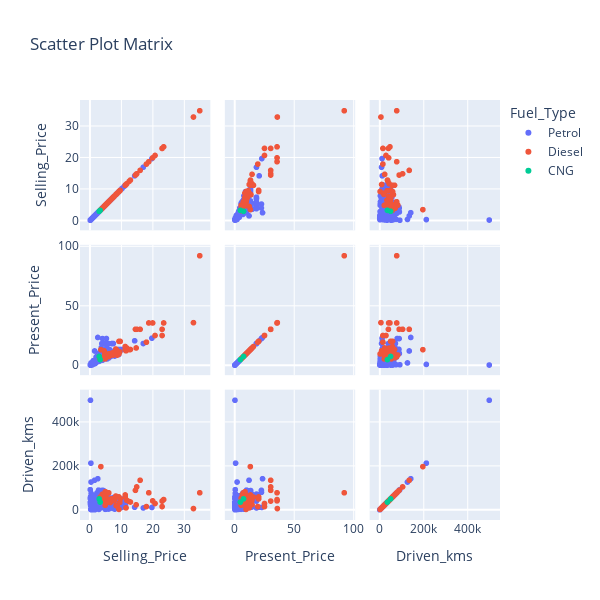

Write notebook code for a chart like this one.
### Code cell
scatter_matrix = px.scatter_matrix(df, dimensions=['Selling_Price', 'Present_Price', 'Driven_kms'],
                                  color='Fuel_Type', title='Scatter Plot Matrix')
scatter_matrix.update_layout(height=600, width=600)
scatter_matrix.show()

### Figure 1 — Plotly figure (JSON) as saved in the notebook; plotly's stock layout.template omitted (floating-point values rounded to 4 significant figures; data arrays with more than 128 entries replaced by an {"elided": "..."} marker saying what was removed)
{"data": [{"dimensions": [{"axis": {"matches": true}, "label": "Selling_Price", "values": {"elided": "239 float values"}}, {"axis": {"matches": true}, "label": "Present_Price", "values": {"elided": "239 float values"}}, {"axis": {"matches": true}, "label": "Driven_kms", "values": {"elided": "239 int values"}}], "hovertemplate": "Fuel_Type=Petrol<br>%{xaxis.title.text}=%{x}<br>%{yaxis.title.text}=%{y}<extra></extra>", "legendgroup": "Petrol", "marker": {"color": "#636efa", "symbol": "circle"}, "name": "Petrol", "showlegend": true, "type": "splom"}, {"dimensions": [{"axis": {"matches": true}, "label": "Selling_Price", "values": [4.75, 4.6, 9.25, 6.5, 8.75, 7.45, 6.85, 7.75, 7.25, 7.45, 3.1, 4.95, 6, 5.5, 5.5, 14.9, 23, 18, 16, 19.99, 18.75, 23.5, 33, 4.75, 9.25, 3.95, 4.5, 4.9, 14.5, 14.73, 4.75, 23, 12.5, 3.49, 35, 11.25, 20.75, 9.65, 3.25, 4.85, 11.75, 6, 8.25, 4.95, 3.1, 6.15, 3.9, 11.25, 5.35, 5.95, 5.2, 12.9, 7.2, 8.35, 8.25, 8.55, 9.5, 11.5]}, {"axis": {"matches": true}, "label": "Present_Price", "values": [9.54, 6.87, 9.83, 8.61, 8.89, 8.92, 10.38, 10.79, 10.79, 10.38, 5.98, 7.49, 9.95, 8.06, 8.06, 30.61, 30.61, 19.77, 30.61, 35.96, 35.96, 35.96, 36.23, 6.95, 20.45, 6.76, 12.48, 8.93, 30.61, 14.89, 7.85, 25.39, 13.46, 13.46, 92.6, 16.09, 25.39, 20.45, 6.79, 5.7, 14.79, 7.6, 9.4, 9.4, 6.79, 9.4, 5.7, 13.6, 9.4, 9.4, 9.4, 13.6, 9.9, 9.4, 14, 13.09, 11.6, 12.5]}, {"axis": {"matches": true}, "label": "Driven_kms", "values": [43000, 42450, 2071, 33429, 20273, 42367, 51000, 43000, 41678, 45000, 51439, 39000, 45000, 45000, 45780, 104707, 40000, 15000, 135000, 41000, 78000, 47000, 6000, 45000, 59000, 71000, 45000, 83000, 89000, 23000, 40000, 15000, 38000, 197176, 78000, 58242, 29000, 50024, 58000, 21125, 43535, 77632, 61381, 60000, 52132, 45000, 53000, 68000, 32322, 49000, 71000, 35934, 48000, 19434, 63000, 60076, 33988, 9000]}], "hovertemplate": "Fuel_Type=Diesel<br>%{xaxis.title.text}=%{x}<br>%{yaxis.title.text}=%{y}<extra></extra>", "legendgroup": "Diesel", "marker": {"color": "#EF553B", "symbol": "circle"}, "name": "Diesel", "showlegend": true, "type": "splom"}, {"dimensions": [{"axis": {"matches": true}, "label": "Selling_Price", "values": [3.25, 2.95]}, {"axis": {"matches": true}, "label": "Present_Price", "values": [5.09, 7.74]}, {"axis": {"matches": true}, "label": "Driven_kms", "values": [35500, 49998]}], "hovertemplate": "Fuel_Type=CNG<br>%{xaxis.title.text}=%{x}<br>%{yaxis.title.text}=%{y}<extra></extra>", "legendgroup": "CNG", "marker": {"color": "#00cc96", "symbol": "circle"}, "name": "CNG", "showlegend": true, "type": "splom"}], "layout": {"dragmode": "select", "height": 600, "legend": {"title": {"text": "Fuel_Type"}, "tracegroupgap": 0}, "title": {"text": "Scatter Plot Matrix"}, "width": 600}}
